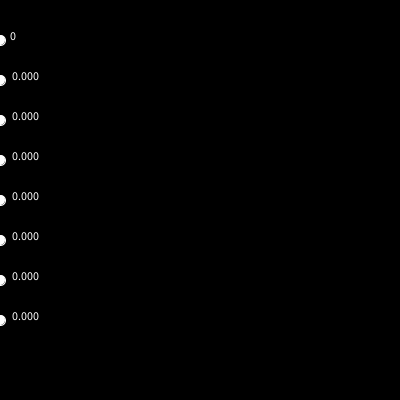
Frame 1 (no input)
Frame 60 (the mouse pressed at the canvas centre just before this capture): identical to frame 1, image omitted
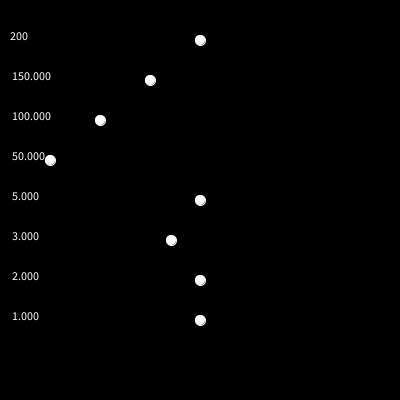
Frame 120 (the mouse held since frame 60 and released just before this capture)

The Processing sketch that drew these frames (run headless with seeded random() and noise(); from frame 60 on, the mouse is pressed at the canvas centre):

// Processing sketch: map_example
// ── map_example.pde
// This sketch demonstrates the use of map() to scale 
// a larger value (mouseX) onto a smaller range.

void setup() {
  size(400, 400);
  stroke(255);
  fill(255);
}

void draw() {
  background(0);
  
  // top object, draw exactly where the mouse is 
  ellipse(mouseX, 40, 10, 10);
  text(mouseX, 10, 40);
  
  float scaled;
  
  // 3/4 of the screen
  scaled = map(mouseX, 0, width, 0, width * 0.75); 
  ellipse(scaled, 80, 10, 10);  
  text(scaled, 10, 80);
   
  // 1/2 the screen
  scaled = map(mouseX, 0, width, 0, width * 0.5); 
  ellipse(scaled, 120, 10, 10);  
  text(scaled, 10, 120);
  
  // 1/4 of the screen
  scaled = map(mouseX, 0, width, 0, width * 0.25); 
  ellipse(scaled, 160, 10, 10);  
  text(scaled, 10, 160);
  
  // splitting a range into steps
  int steps = 10;
  scaled = floor(map(mouseX, 0, width, 0, steps)); 
  ellipse(scaled * (width / steps), 200, 10, 10); 
  text(scaled, 10, 200);
  
  steps = 7;
  scaled = floor(map(mouseX, 0, width, 0, steps)); 
  ellipse(scaled * (width / steps), 240, 10, 10); 
  text(scaled, 10, 240);
  
  steps = 4;
  scaled = floor(map(mouseX, 0, width, 0, steps)); 
  ellipse(scaled * (width / steps), 280, 10, 10); 
  text(scaled, 10, 280);
      
  steps = 2;
  scaled = floor(map(mouseX, 0, width, 0, steps)); 
  ellipse(scaled * (width / steps), 320, 10, 10); 
  text(scaled, 10, 320);
}
